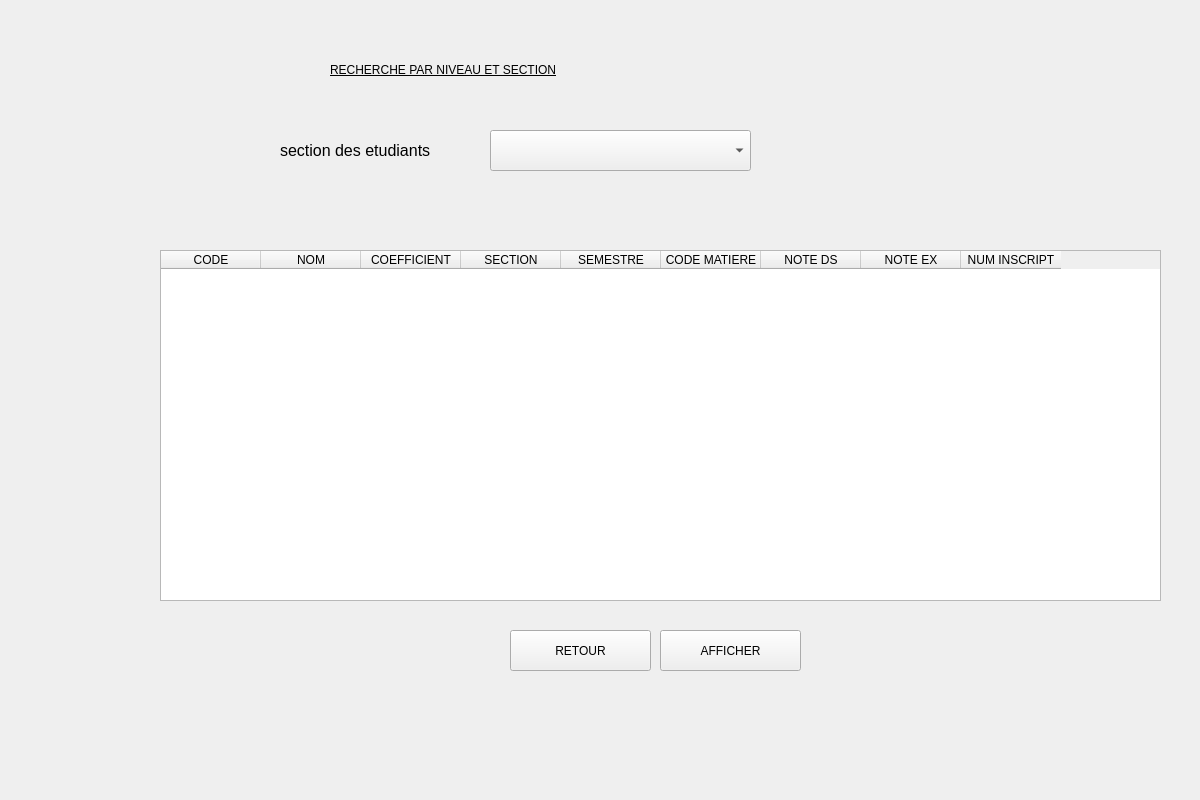
<?xml version="1.0" encoding="UTF-8"?>
<ui version="4.0">
 <class>Form</class>
 <widget class="QWidget" name="Form">
  <property name="geometry">
   <rect>
    <x>0</x>
    <y>0</y>
    <width>1200</width>
    <height>800</height>
   </rect>
  </property>
  <property name="windowTitle">
   <string>Form</string>
  </property>
  <widget class="QPushButton" name="afficher">
   <property name="geometry">
    <rect>
     <x>660</x>
     <y>630</y>
     <width>141</width>
     <height>41</height>
    </rect>
   </property>
   <property name="styleSheet">
    <string notr="true">font: 12pt &quot;MS Shell Dlg 2&quot;;</string>
   </property>
   <property name="text">
    <string>AFFICHER</string>
   </property>
  </widget>
  <widget class="QLabel" name="label">
   <property name="geometry">
    <rect>
     <x>330</x>
     <y>30</y>
     <width>551</width>
     <height>81</height>
    </rect>
   </property>
   <property name="styleSheet">
    <string notr="true">font: 63 18pt &quot;Open Sans Semibold&quot;;</string>
   </property>
   <property name="text">
    <string>&lt;html&gt;&lt;head/&gt;&lt;body&gt;&lt;p&gt;&lt;span style=&quot; text-decoration: underline; color:#000000;&quot;&gt;RECHERCHE PAR NIVEAU ET SECTION&lt;/span&gt;&lt;/p&gt;&lt;/body&gt;&lt;/html&gt;</string>
   </property>
  </widget>
  <widget class="QPushButton" name="ok">
   <property name="geometry">
    <rect>
     <x>510</x>
     <y>630</y>
     <width>141</width>
     <height>41</height>
    </rect>
   </property>
   <property name="styleSheet">
    <string notr="true">font: 12pt &quot;MS Shell Dlg 2&quot;;</string>
   </property>
   <property name="text">
    <string>RETOUR</string>
   </property>
  </widget>
  <widget class="QLabel" name="label_2">
   <property name="geometry">
    <rect>
     <x>280</x>
     <y>130</y>
     <width>211</width>
     <height>41</height>
    </rect>
   </property>
   <property name="text">
    <string>&lt;html&gt;&lt;head/&gt;&lt;body&gt;&lt;p&gt;&lt;span style=&quot; font-size:12pt;&quot;&gt;section des etudiants&lt;/span&gt;&lt;/p&gt;&lt;/body&gt;&lt;/html&gt;</string>
   </property>
  </widget>
  <widget class="QLabel" name="section_2">
   <property name="geometry">
    <rect>
     <x>500</x>
     <y>180</y>
     <width>231</width>
     <height>21</height>
    </rect>
   </property>
   <property name="text">
    <string/>
   </property>
  </widget>
  <widget class="QTableWidget" name="tableWidget">
   <property name="geometry">
    <rect>
     <x>160</x>
     <y>250</y>
     <width>1001</width>
     <height>351</height>
    </rect>
   </property>
   <property name="styleSheet">
    <string notr="true">QLineEdit {
border: 1px solid rgb(37,39,48);
border-radius: 20px;
padding-left:20px;
padding-right:20px;
}
QLineEdit:hover{
	border: 2px solid rgb(222, 221, 218)
}
QLineEdit:focus{
	border: 2px solid rgb(154, 208, 236)
}</string>
   </property>
   <column>
    <property name="text">
     <string>CODE</string>
    </property>
   </column>
   <column>
    <property name="text">
     <string>NOM</string>
    </property>
   </column>
   <column>
    <property name="text">
     <string>COEFFICIENT</string>
    </property>
   </column>
   <column>
    <property name="text">
     <string>SECTION</string>
    </property>
   </column>
   <column>
    <property name="text">
     <string>SEMESTRE</string>
    </property>
   </column>
   <column>
    <property name="text">
     <string>CODE MATIERE</string>
    </property>
   </column>
   <column>
    <property name="text">
     <string>NOTE DS</string>
    </property>
   </column>
   <column>
    <property name="text">
     <string>NOTE EX</string>
    </property>
   </column>
   <column>
    <property name="text">
     <string>NUM INSCRIPT</string>
    </property>
   </column>
  </widget>
  <widget class="QComboBox" name="section">
   <property name="geometry">
    <rect>
     <x>490</x>
     <y>130</y>
     <width>261</width>
     <height>41</height>
    </rect>
   </property>
   <property name="styleSheet">
    <string notr="true">QLineEdit {
border: 1px solid rgb(37,39,48);
border-radius: 20px;
padding-left:20px;
padding-right:20px;
}
QLineEdit:hover{
	border: 2px solid rgb(222, 221, 218)
}
QLineEdit:focus{
	border: 2px solid rgb(154, 208, 236)
}</string>
   </property>
   <item>
    <property name="text">
     <string/>
    </property>
   </item>
   <item>
    <property name="text">
     <string>CPI1</string>
    </property>
   </item>
   <item>
    <property name="text">
     <string>CPI2</string>
    </property>
   </item>
   <item>
    <property name="text">
     <string>L1 INFO</string>
    </property>
   </item>
   <item>
    <property name="text">
     <string>L1 TIC</string>
    </property>
   </item>
   <item>
    <property name="text">
     <string>L1 EEA</string>
    </property>
   </item>
   <item>
    <property name="text">
     <string>L1 MATH</string>
    </property>
   </item>
   <item>
    <property name="text">
     <string>L2 INFO </string>
    </property>
   </item>
   <item>
    <property name="text">
     <string>L2 TIC</string>
    </property>
   </item>
   <item>
    <property name="text">
     <string>L2 EEA</string>
    </property>
   </item>
   <item>
    <property name="text">
     <string>L2 MATH</string>
    </property>
   </item>
   <item>
    <property name="text">
     <string>L3 INFO</string>
    </property>
   </item>
   <item>
    <property name="text">
     <string>L3 TIC</string>
    </property>
   </item>
   <item>
    <property name="text">
     <string>L3 EEA</string>
    </property>
   </item>
   <item>
    <property name="text">
     <string>ING 1</string>
    </property>
   </item>
   <item>
    <property name="text">
     <string>ING2</string>
    </property>
   </item>
  </widget>
  <widget class="QLabel" name="label_3">
   <property name="geometry">
    <rect>
     <x>-230</x>
     <y>-10</y>
     <width>1441</width>
     <height>881</height>
    </rect>
   </property>
   <property name="text">
    <string/>
   </property>
   <property name="pixmap">
    <pixmap>n1mtIpU.jpg</pixmap>
   </property>
   <property name="scaledContents">
    <bool>true</bool>
   </property>
  </widget>
  <widget class="QLabel" name="label_10">
   <property name="geometry">
    <rect>
     <x>1030</x>
     <y>20</y>
     <width>131</width>
     <height>141</height>
    </rect>
   </property>
   <property name="text">
    <string/>
   </property>
   <property name="pixmap">
    <pixmap>output-onlinepngtools.png</pixmap>
   </property>
   <property name="scaledContents">
    <bool>true</bool>
   </property>
  </widget>
  <zorder>label_3</zorder>
  <zorder>afficher</zorder>
  <zorder>label</zorder>
  <zorder>ok</zorder>
  <zorder>label_2</zorder>
  <zorder>section_2</zorder>
  <zorder>tableWidget</zorder>
  <zorder>section</zorder>
  <zorder>label_10</zorder>
 </widget>
 <resources/>
 <connections/>
</ui>
